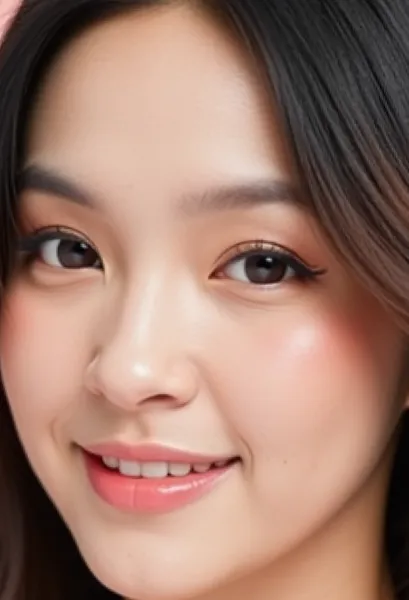
#> input picture temp/13e149e6f6e537737de00a3cf9f5a455d282677d23fd170338512cee45d74254/image.webp, 409 x 600 px
$ python -i Frame_Filter.py   (imports and definitions only)
#> lines starting #> are read from the running program, lines starting #| are printed output that depends on the picture; after the words box and inside, x2 and y2 are one past the last pixel; in counts of white or black regions, pixels touching at a corner belong together
import cv2
import numpy as np

from moop.typing import Frame


class Frame_Filter:
    processorname = "generic_filter"
    type = "frame_processor"

    plugin_options: dict = None

    c64_palette = np.array(
        [
            [0, 0, 0],
            [255, 255, 255],
            [0x81, 0x33, 0x38],
            [0x75, 0xCE, 0xC8],
            [0x8E, 0x3C, 0x97],
            [0x56, 0xAC, 0x4D],
            [0x2E, 0x2C, 0x9B],
            [0xED, 0xF1, 0x71],
            [0x8E, 0x50, 0x29],
            [0x55, 0x38, 0x00],
            [0xC4, 0x6C, 0x71],
            [0x4A, 0x4A, 0x4A],
            [0x7B, 0x7B, 0x7B],
            [0xA9, 0xFF, 0x9F],
            [0x70, 0x6D, 0xEB],
            [0xB2, 0xB2, 0xB2],
        ]
    )

    # [15 lines left out: function RenderC64Screen, not called in this run]

    def RenderDetailEnhance(self, image):
        return cv2.detailEnhance(image)

    def RenderStylize(self, image):
        return cv2.stylization(image)

    # [5 lines left out: function RenderPencilSketch, not called in this run]

    def RenderCartoon(self, image):
        numDownSamples = 2  # number of downscaling steps
        numBilateralFilters = 7  # number of bilateral filtering steps

        img_color = image
        for _ in range(numDownSamples):
            img_color = cv2.pyrDown(img_color)
#> this loop made 2 passes
#> pass 2, in RenderCartoon, `img_color = cv2.pyrDown(img_color)`:
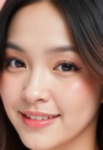
#> img_color: shape (150, 103, 3); mean R, G, B 156.8, 121.4, 107.1
        for _ in range(numBilateralFilters):
            img_color = cv2.bilateralFilter(img_color, 9, 9, 7)
        for _ in range(numDownSamples):
            img_color = cv2.pyrUp(img_color)
#> this loop made 2 passes
#> pass 2, in RenderCartoon, `img_color = cv2.pyrUp(img_color)`:
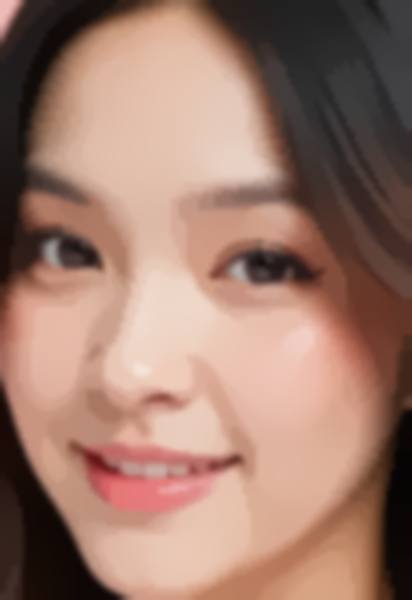
#> img_color: shape (600, 412, 3); mean R, G, B 157.2, 121.9, 107.7
        img_gray = cv2.cvtColor(image, cv2.COLOR_RGB2GRAY)
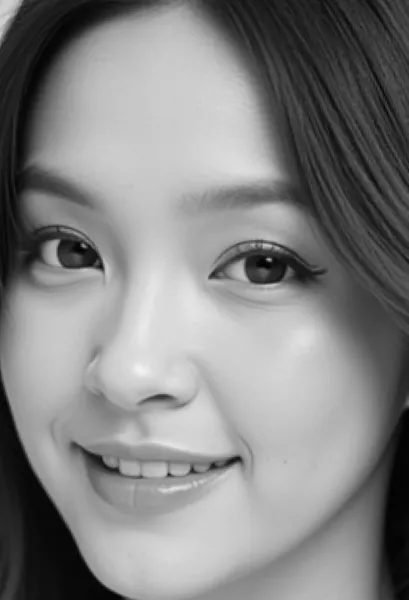
#> img_gray: shape (600, 409); min 0, max 243, mean 131.1
        img_blur = cv2.medianBlur(img_gray, 7)
        img_edge = cv2.adaptiveThreshold(
            img_blur, 255, cv2.ADAPTIVE_THRESH_MEAN_C, cv2.THRESH_BINARY, 9, 2
        )
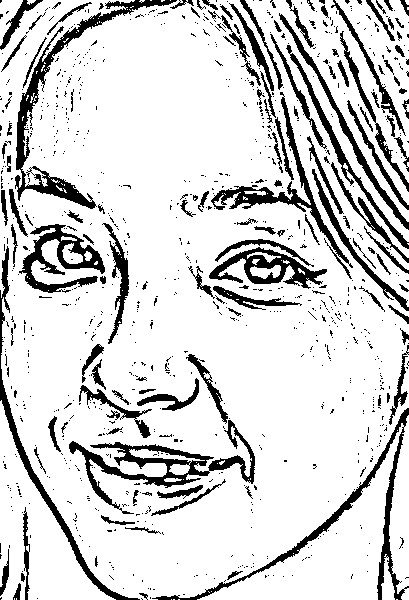
#> img_edge: shape (600, 409); 83.7% white; 953 black regions (818 under 20 px), largest, box (x1, y1, x2, y2) and area: (15, 0, 177, 209) 3430, (69, 420, 255, 514) 3258, (152, 408, 409, 600) 2730
        img_edge = cv2.cvtColor(img_edge, cv2.COLOR_GRAY2RGB)
        if img_color.shape != image.shape:
            img_color = cv2.resize(
                img_color,
                (image.shape[1], image.shape[0]),
                interpolation=cv2.INTER_LINEAR,
            )
#> img_color: shape (600, 409, 3)
        if img_color.shape != img_edge.shape:
            img_edge = cv2.resize(
                img_edge,
                (img_color.shape[1], img_color.shape[0]),
                interpolation=cv2.INTER_LINEAR,
            )
        return cv2.bitwise_and(img_color, img_edge)
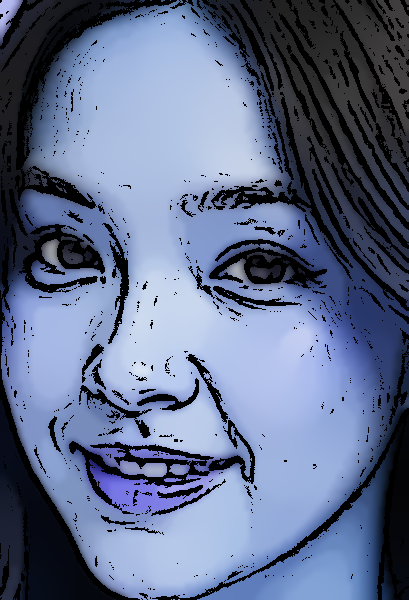
#> returned value: shape (600, 409, 3); mean of channels 0, 1, 2 140.1, 109.7, 96.9; drawn as B, G, R

    # [18 lines left out: functions Initialize, Run, not called in this run]

    def Release(self):
        pass

    # [4 lines left out: function getProcessedResolution, not called in this run]

>>> import cv2
>>> picture = cv2.cvtColor(cv2.imread('../../temp/13e149e6f6e537737de00a3cf9f5a455d282677d23fd170338512cee45d74254/image.webp'), cv2.COLOR_BGR2RGB)
>>> result = Frame_Filter().RenderCartoon(picture)
